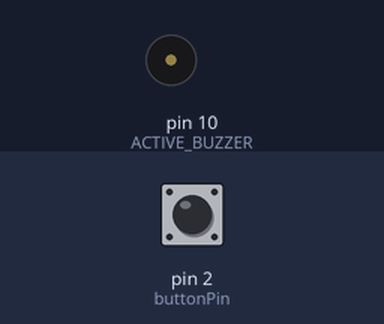
Simulated run of this sketch. Board: Arduino Uno, built with avr-gcc and run on an emulated ATmega328P. Shown: buzzer (waves = sounding, pin HIGH). The test bench sets the inputs (shaded band); at power-on: pin 2 (buttonPin) LOW.

Above: at 1.2 s.
1.3 s: pin 2 (buttonPin) pulled HIGH for 0.15 s
At 1.7 s:
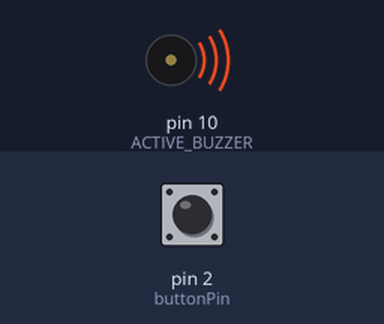
2.9 s: pin 2 (buttonPin) pulled HIGH for 1 s
At 4.1 s:
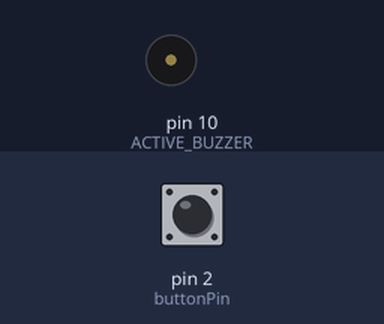
5.4 s: pin 2 (buttonPin) pulled HIGH for 3.2 s
At 6.0 s:
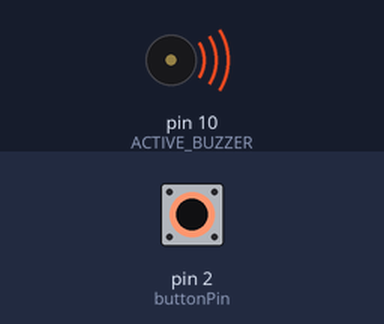
Timing chart, 0 to 8.4 s (numbered marks = the images above; inputs shaded):
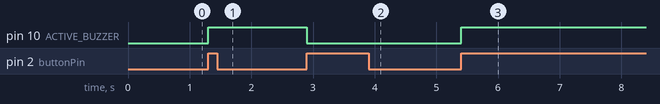

Measured:
- after the input at 1.3 s, pin 10 (ACTIVE_BUZZER): LOW → HIGH at once
- after the input at 2.9 s, pin 10 (ACTIVE_BUZZER): HIGH → LOW at once
- after the input at 5.4 s, pin 10 (ACTIVE_BUZZER): LOW → HIGH at once

The sketch:

423_0.ino
```cpp
const int ACTIVE_BUZZER = 10;
const int buttonPin = 2;

int buzzer_state = LOW;
bool buzzer_state_changed = false;

void buttonPressed() {
  buzzer_state = (buzzer_state == LOW)?HIGH:LOW;
  buzzer_state_changed = true;
}

void setup() {
  pinMode(ACTIVE_BUZZER, OUTPUT);
  pinMode(buttonPin, INPUT);
  attachInterrupt(digitalPinToInterrupt(buttonPin), buttonPressed, RISING);
}

void loop() {
  if(buzzer_state_changed) {
  buzzer_state_changed = false;
  digitalWrite(ACTIVE_BUZZER, buzzer_state);
  }
}
```
